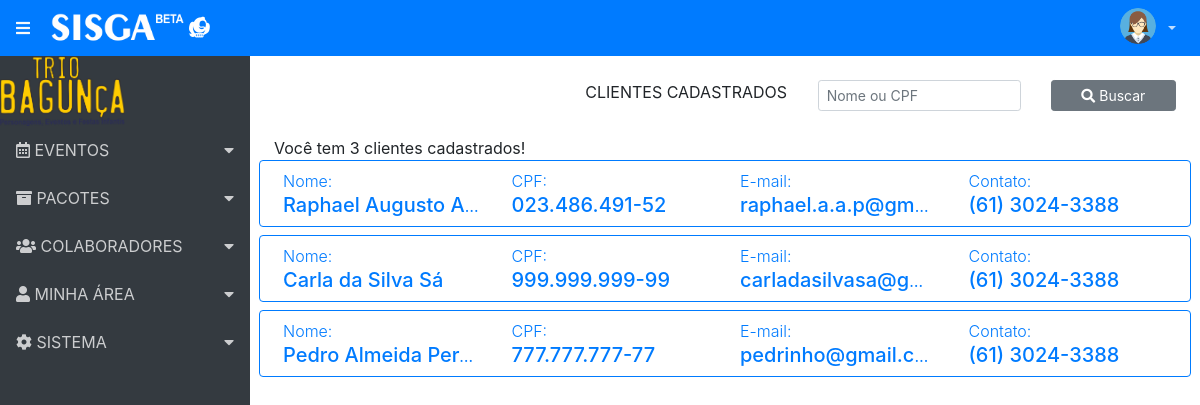
/index.php/clientes/ClientesCadastrados, run on an earlier commit of the app's database.
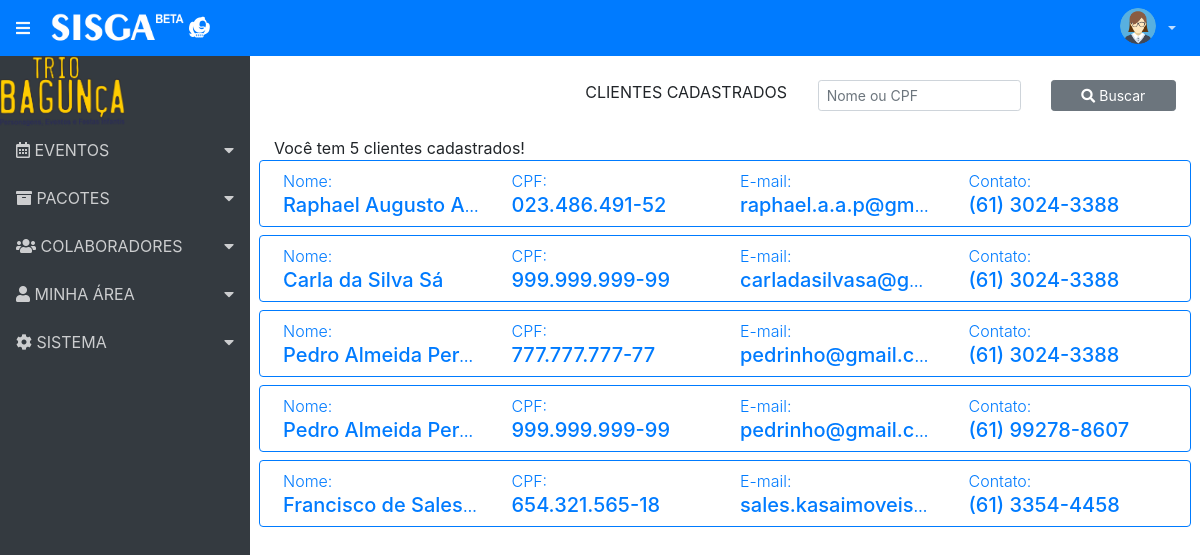
And on a later commit of the database.
### tables this page shows
CREATE TABLE `clientes` (
  `id_cli` int(11) NOT NULL,
  `nome_cli` varchar(50) NOT NULL,
  `cpf_cli` varchar(14) NOT NULL,
  `nasc_cli` date NOT NULL,
  `end_cli` text NOT NULL,
  `fixo_cli` varchar(15) NOT NULL,
  `cel_cli` varchar(16) NOT NULL,
  `email_cli` varchar(50) NOT NULL
);

### application/controllers/Clientes.php (called while the page is built, shortened)
<?php
class Clientes extends CI_Controller {
	function __construct() {
		$this->load->library('form_validation');
	}
	public function ClientesCadastrados()	{
		$dados['titulo'] = 'Clientes Cadastrados';
		$this->load->model('Clientes_model');
		$lista = $this->Clientes_model->MostraClientes();
		$cliente =  array('clientes' => $lista);
		$total_cliente = count($lista);
		$cliente['total'] = $total_cliente;
		$this->load->view('header', $dados);
		$this->load->view('menu');
		$this->load->view('ClientesCadastrados', $cliente);
		$this->load->view('footer');
	}
}

### index.php (called while the page is built, shortened)
<?php
require_once BASEPATH.'core/CodeIgniter.php';

### application/models/Clientes_model.php (called while the page is built, shortened)
<?php
class Clientes_model extends CI_Model {
	public function MostraClientes () {
		return $this->db->get('clientes')->result_array();
	}
}

### application/views/ClientesCadastrados.php (the view, shortened to what this page needs)
<div class="container p-4">
	<form action="">
		<div class="form-group row">
			<div class="col-lg-4"></div>
			<div class="col-lg-3"><p class="text-center">CLIENTES CADASTRADOS</p></div>
			<div class="col-lg-3 text-left">
				<input type="text" class="form-control form-control-block form-control-sm" id="inputdefault" placeholder="Nome ou CPF">
			</div>
			<div class="col-lg-2"><button class="btn btn-secondary btn-sm btn-block" type="submit"><i class="fas fa-search"></i> Buscar</button></div>
		</div>
	</form>
        <span class="text-right"><?php echo "Você tem ".$total." clientes cadastrados!"; ?></span>
        <?php foreach ($clientes as $cli) : ?>
            <div class="row border border-primary rounded p-2 mb-2 text-primary">
                <div class="col text-truncate">
                    <span class="font-weight-light">Nome: <br /></span>
                    <span class="h5"><?= anchor("Clientes/DetalheCliente/{$cli['id_cli']}", $cli['nome_cli']); ?></span>
                </div>
                <div class="col">
                    <span class="font-weight-light">CPF: <br /></span>
                    <span class="h5"><?= anchor("Clientes/DetalheCliente/{$cli['id_cli']}", $cli['cpf_cli']); ?></span>
                </div>
                <div class="col text-truncate">
                    <span class="font-weight-light">E-mail: <br /></span>
                    <span class="h5"><?= anchor("Clientes/DetalheCliente/{$cli['id_cli']}", $cli['email_cli']); ?></span>
                </div>
                <div class="col">
                    <span class="font-weight-light">Contato: <br /></span>
                    <span class="h5">
                        <?php
                            if (empty($cli['fixo_cli'])) {
                                echo anchor("Clientes/DetalheCliente/{$cli['id_cli']}", $cli['cel_cli']);
                            } else {
                                echo anchor("Clientes/DetalheCliente/{$cli['id_cli']}", $cli['fixo_cli']);
                            }
                        ?>
                    </span>
                </div>
            </div>
        <?php endforeach?>
</div>

What changed in the data, as far as the page shows it:
added clientes: id_cli+nome_cli "Pedro Almeida Per…", id_cli+cpf_cli "999.999.999-99", id_cli+email_cli "pedrinho@gmail.c…", id_cli+cel_cli "(61) 99278-8607"
added clientes: id_cli+nome_cli "Francisco de Sales…", id_cli+cpf_cli "654.321.565-18", id_cli+email_cli "sales.kasaimoveis…", id_cli+fixo_cli "(61) 3354-4458"
Also different on the page:
$total: "3" → "5"
